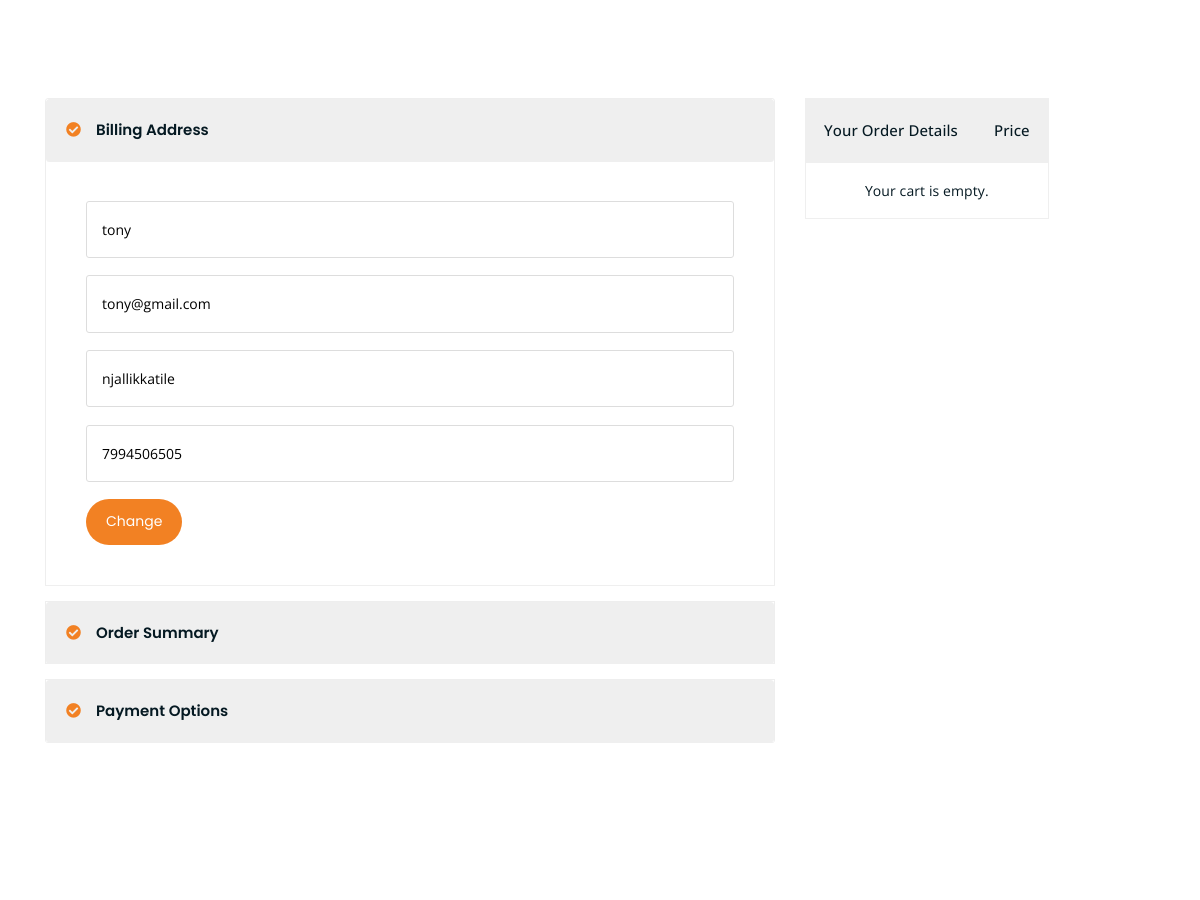
The app's page /user/checkout.php (signed in, middle part), older data.
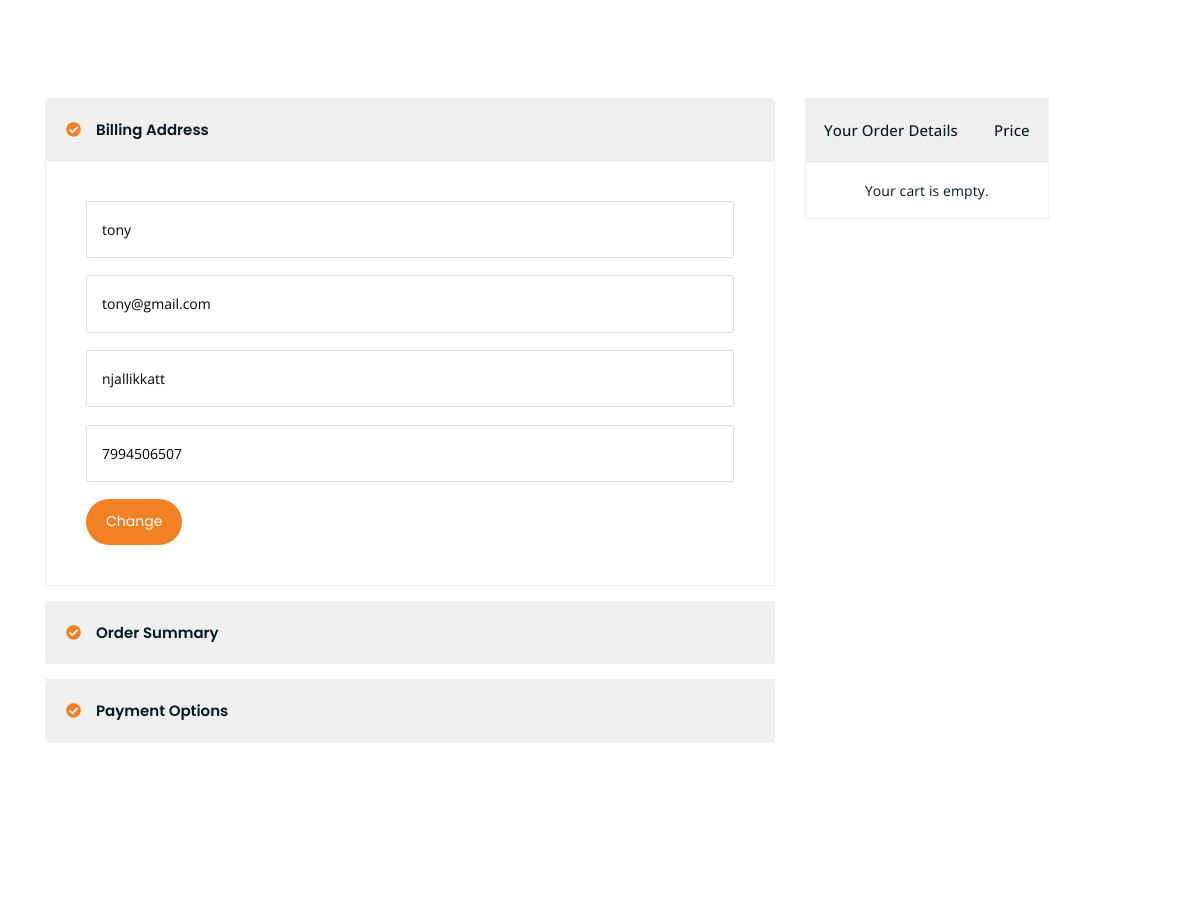
The same page, newer data.
### tables this page shows
CREATE TABLE `user_table` (
  `id` int(11) NOT NULL,
  `name` varchar(100) NOT NULL,
  `phone_no` varchar(15) NOT NULL,
  `email` varchar(100) NOT NULL,
  `password` varchar(255) NOT NULL,
  `address` varchar(255) DEFAULT NULL,
  `privilege` varchar(100) DEFAULT NULL
);

### user/checkout.php (the view, shortened to what the changed rows need)
<?php
include $_SERVER['DOCUMENT_ROOT'] . '/SweetStream/php/db.php';
$userId = $_SESSION['user_id'];
$stmt = $pdo->prepare("SELECT name, phone_no, email, address FROM user_table WHERE id = ?");
$stmt->execute([$userId]);
$user = $stmt->fetch(PDO::FETCH_ASSOC);
?>
<!DOCTYPE html>
<html lang="en">
<head>
    <link rel="stylesheet" href="assets/css/all.min.css">
    <link rel="stylesheet" href="assets/bootstrap/css/bootstrap.min.css">
    <link rel="stylesheet" href="assets/css/owl.carousel.css">
    <link rel="stylesheet" href="assets/css/magnific-popup.css">
    <link rel="stylesheet" href="assets/css/animate.css">
    <link rel="stylesheet" href="assets/css/meanmenu.min.css">
    <link rel="stylesheet" href="assets/css/main.css">
    <link rel="stylesheet" href="assets/css/responsive.css">
</head>
<body>
    <div class="checkout-section mt-150 mb-150">
        <div class="container">
            <div class="row">
                <div class="col-lg-8">
                    <div class="checkout-accordion-wrap">
                        <div class="accordion" id="accordionExample">
                        <div class="card single-accordion">
    <div id="collapseOne" class="collapse show" aria-labelledby="headingOne"
        data-parent="#accordionExample">
        <div class="card-body">
            <div class="billing-address-form">
                <form id="addressForm">
                    <p>
                        <input type="text" name="name" id="name"
                            value="<?php echo htmlspecialchars($user['name']); ?>"
                            placeholder="Name" readonly>
                    </p>
                    <p>
                        <input type="email" name="email" id="email"
                            value="<?php echo htmlspecialchars($user['email']); ?>"
                            placeholder="Email" readonly>
                    </p>
                    <p>
                        <input type="text" name="address" id="address"
                            value="<?php echo htmlspecialchars($user['address']); ?>"
                            placeholder="Delivery Address" readonly>
                    </p>
                    <p>
                        <input type="tel" name="phone_no" id="phone_no"
                            value="<?php echo htmlspecialchars($user['phone_no']); ?>"
                            placeholder="Phone Number" readonly>
                    </p>
                </form>
            </div>
        </div>
    </div>
</div>
                        </div>
                    </div>
                </div>
                <div class="col-lg-4">
                    <div class="order-details-wrap">
                        <table class="order-details">
                            <thead>
                                <tr>
                                    <th>Your Order Details</th>
                                    <th>Price</th>
                                </tr>
                            </thead>
                        </table>
                    </div>
                </div>
            </div>
        </div>
    </div>
</body>
</html>

Row changes from the older to the newer data that the page shows:
changed user_table "tony": address "njallikkatile" → "njallikkatt"; phone_no "7994506505" → "7994506507"
